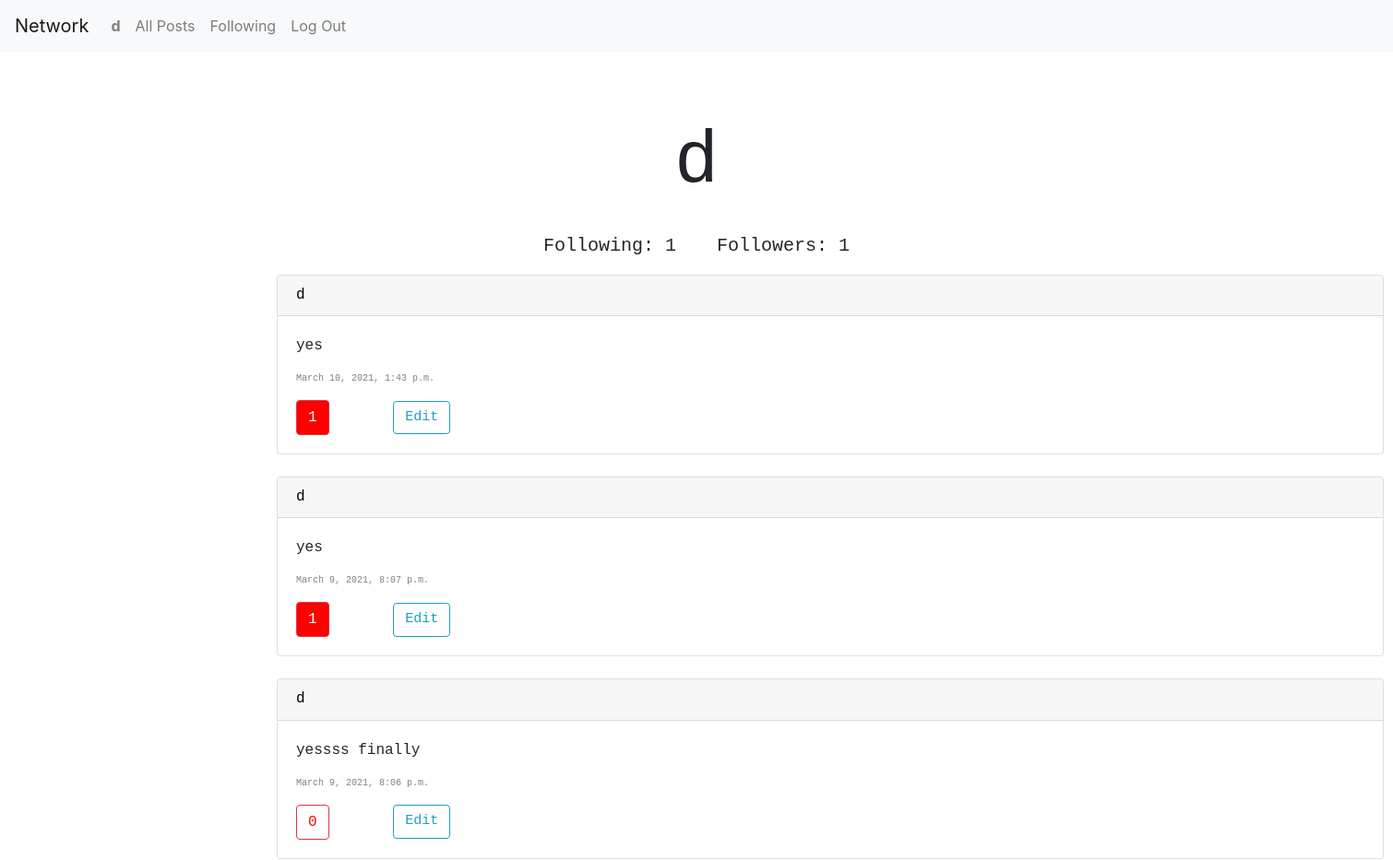
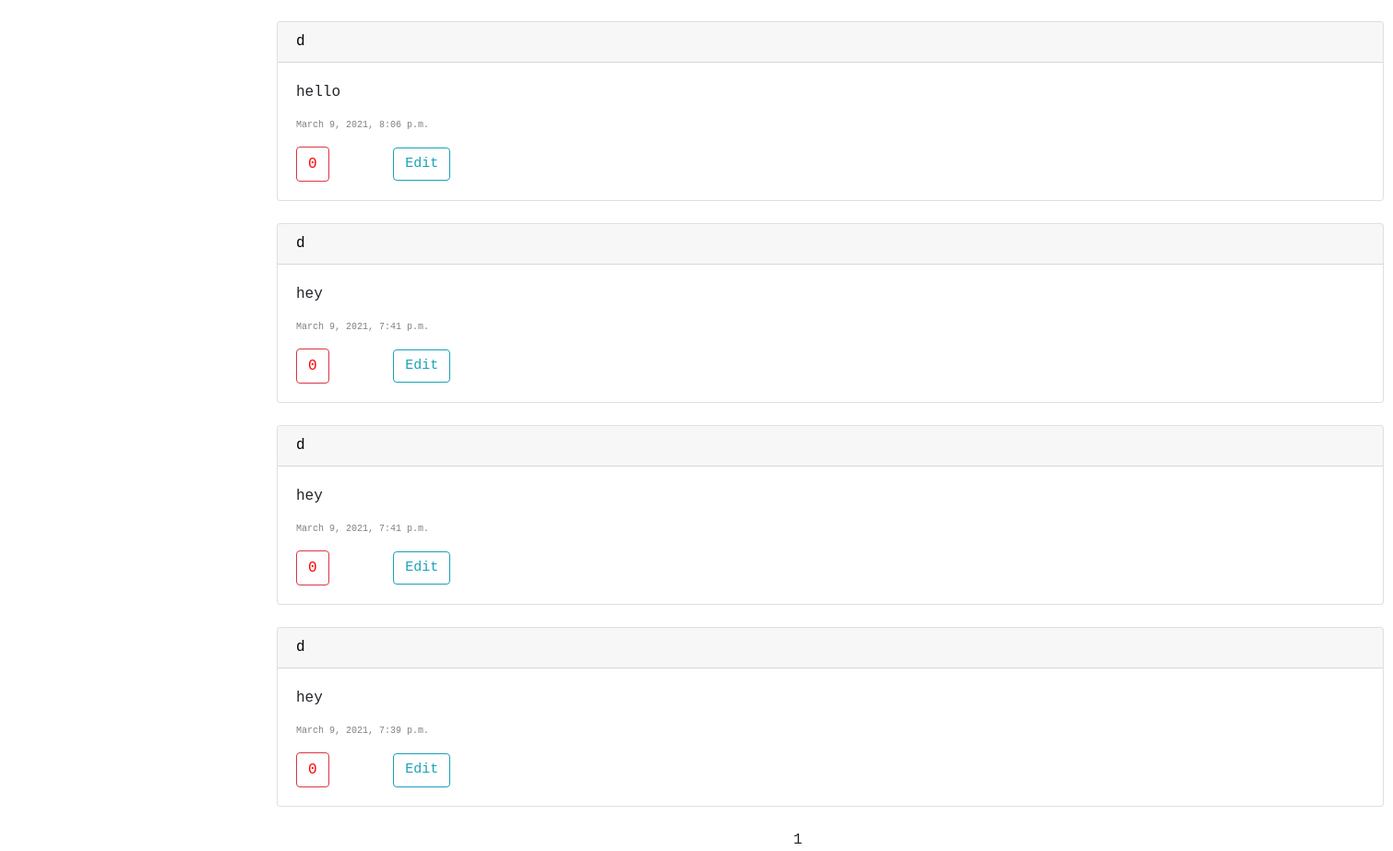
Page /profile/4 (signed in) on the committed database (2 pictures, top to bottom).
### network/models.py (models this page shows)
class User(AbstractUser):
    pass

class Post(models.Model):
    user = models.ForeignKey(User, on_delete=models.CASCADE, related_name="user")
    text = models.CharField(max_length=300)
    timestamp = models.DateTimeField()
    likes = models.IntegerField(default=0)
    def getLikes(self):
        likes = Like.objects.filter(post=self)
        users = []
        for like in likes:
            users.append(like.user)
        return users

### network/views.py (the view)
# urls.py: path("profile/<str:id>", views.profile, name="profile"),
def profile(request, id):
    user = User.objects.get(id=id)
    diff_person = True
    if user == request.user:
        diff_person = False
    if request.method == "POST":
        if Follow.objects.filter(follower=request.user, followee=user).count() == 0:
            follow = Follow()
            follow.follower = request.user
            follow.followee = user
            follow.save()
            following = True
        else:
            follow = Follow.objects.filter(follower=request.user, followee=user)
            follow.delete()
            following = False
    else:
        if Follow.objects.filter(follower=request.user, followee=user).count() == 0:
            following = False
        else:
            following = True
    followers = Follow.objects.filter(followee=user).count()
    followees = Follow.objects.filter(follower=user).count()
    posts = Post.objects.filter(user=user).order_by('-timestamp')
    for post in posts:
        post.likes = Like.objects.filter(post=post.id).count()
        post.save()
    pages = Paginator(posts, 10)
    page_number = request.GET.get('page')
    page_obj = pages.get_page(page_number)
    return render(request, "network/profile.html", {
        "owner": user,
        "lurker": request.user,
        "following": following,
        "diff_person": diff_person,
        "followers": followers,
        "followees": followees,
        "page_obj": page_obj
    })

### network/templates/network/profile.html (shortened to what this page needs)
{% extends "network/layout.html" %}
{% block body %}
<p id="user-name">{{ owner.username }}</p>
<p id="follow-info">Following: {{ followees }} &emsp; Followers: {{ followers }}</p>
{% for post in page_obj %}
<div id="post" class="card">
    <h6 class="card-header">
        <a id="name" href="{% url 'profile' post.user.id %}">{{ post.user }}</a>
    </h6>
    <div class="card-body">
      <p id="post-{{ post.id }}" class="card-text">{{ post.text }}</p>
      <p id="timestamp" class="card-text">{{ post.timestamp }}</p>
      {% if user in post.getLikes %}
        <button style="background-color: red; color: white;" id="like-{{ post.id }}" type="button" onclick="like('{{ post.id }}')" class="btn btn-outline-danger">{{ post.likes }}</button>
      {% else %}
        <button style="background-color: white; color: red;" id="like-{{ post.id }}" type="button" onclick="like('{{ post.id }}')" class="btn btn-outline-danger">{{ post.likes }}</button>
      {% endif %}
      {% if lurker == post.user %}
        <button id="edit" onclick="edit('{{ post.id }}')" type="button" class="btn btn-outline-info">Edit</button>
      {% endif %}
    </div>
</div>
<br>
<div id="number"> {{ page_obj.number }} </div>
{% empty %}
<h4 id="no-post">No Post</h3>
{% endfor %}
{% endblock %}

### network/templates/network/layout.html (shortened to what this page needs)
{% load static %}
<!DOCTYPE html>
<html lang="en">
    <head>
        <link rel="stylesheet" href="https://stackpath.bootstrapcdn.com/bootstrap/4.4.1/css/bootstrap.min.css">
        <link href="{% static 'network/styles.css' %}" rel="stylesheet">
    </head>
    <body>
        <nav class="navbar navbar-expand-lg navbar-light bg-light">
            <a class="navbar-brand" href="#">Network</a>
            <div>
              <ul class="navbar-nav mr-auto">
                {% if user.is_authenticated %}
                    <li class="nav-item">
                        <a class="nav-link" href="{% url 'profile' user.id %}"><strong>{{ user.username }}</strong></a>
                    </li>
                {% endif %}
                <li class="nav-item">
                  <a class="nav-link" href="{% url 'index' %}">All Posts</a>
                </li>
                {% if user.is_authenticated %}
                    <li class="nav-item">
                        <a class="nav-link" href="{% url 'following' %}">Following</a>
                    </li>
                    <li class="nav-item">
                        <a class="nav-link" href="{% url 'logout' %}">Log Out</a>
                    </li>
                {% endif %}
              </ul>
            </div>
          </nav>
        <div class="body">
            {% block body %}
            {% endblock %}
        </div>
    </body>
</html>

### network/static/network/styles.css (style rules this page uses)
#post { font-family: 'Courier New', Courier, monospace; margin-left: 300px; width: 1200px; }
#timestamp { font-family: 'Courier New', Courier, monospace; font-size: x-small; color: gray; }
#number { font-family: 'Courier New', Courier, monospace; position: absolute; left: 860px; }
#name { font-family: 'Courier New', Courier, monospace; color: black; }
#user-name { font-size: 80px; font-family: 'Courier New', Courier, monospace; text-align: center; margin-top: 60px; }
#follow-info { font-size: 20px; font-family: 'Courier New', Courier, monospace; text-align: center; }
#edit { margin-left: 60px; font-size: 15px; font-family: 'Courier New', Courier, monospace; }

### rows in the picture
User: username "d"
Post: user "d", text "yes", timestamp "March 10, 2021, 1:43 p.m.", likes "1"
Post: user "d", text "yes", timestamp "March 9, 2021, 8:07 p.m.", likes "1"
Post: user "d", text "yessss finally", timestamp "March 9, 2021, 8:06 p.m.", likes "0"
Post: user "d", text "hello", timestamp "March 9, 2021, 8:06 p.m.", likes "0"
Post: user "d", text "hey", timestamp "March 9, 2021, 7:41 p.m.", likes "0"
Post: user "d", text "hey", timestamp "March 9, 2021, 7:41 p.m.", likes "0"
Post: user "d", text "hey", timestamp "March 9, 2021, 7:39 p.m.", likes "0", number "1"

### other values in the picture
{{ followees }} "1"
{{ followers }} "1"
